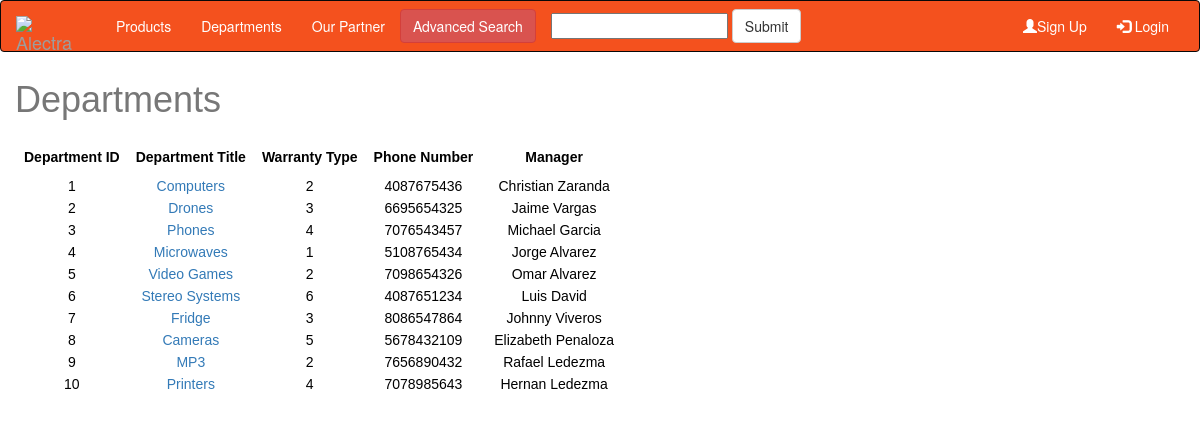
The page /departments on the database its author committed.
### tables this page shows
CREATE TABLE "departments" (
	`dept_id`	INTEGER NOT NULL PRIMARY KEY AUTOINCREMENT,
	`dept_name`	TEXT NOT NULL,
	`warranty`	INTEGER NOT NULL,
	`dept_phone`	INTEGER NOT NULL,
	`dept_manager`	TEXT NOT NULL
);

### src/views.py (the view)
@app.route('/departments')
def departmentsPrinter():
    return (vd.departmentsPrinter())

### src/views_department.py (called while the page is built)
def departmentsPrinter():
    command = """SELECT {departments}.dept_id, {departments}.dept_name, {departments}.warranty, {departments}.dept_phone, {departments}.dept_manager
    FROM {departments}
    """.format( departments = "departments")
    cursor.execute(command)
    departments_data = cursor.fetchall()
    return render_template('departments.html', departments_data = departments_data, URL = url_for('departmentsPrinter'))

### src/templates/departments.html
{% extends 'base.html' %}
{% block container %}
   <div>
      <table>
         <caption>
            <h1>Departments</h1>
         </caption>
         <tr>
            <th>Department ID</th>
            <th>Department Title</th>
            <th>Warranty Type</th>
            <th>Phone Number</th>
            <th>Manager</th>
         </tr>
      {% for item in departments_data %}
      <tr>
         <td>{{item[0]}}</td>
         <td><a href = "{{ url_for('get_message_dept', ID = item[0]) }}">{{item[1]}}</a></td>
         <td>{{item[2]}}</td>
         <td>{{item[3]}}</td>
         <td>{{item[4]}}</td>
      </tr>
      {% endfor %}
      </table>
   </div>
{% endblock %}

### src/templates/base.html (shortened to what this page needs)
<!DOCTYPE html>
<html lang = "en">
<head>
    <link rel="stylesheet" href="https://maxcdn.bootstrapcdn.com/bootstrap/3.3.7/css/bootstrap.min.css">
</head>
<body>
<nav id = "myPage" class="navbar navbar-inverse" role = "navigation">
  <div class="container-fluid">
    <div class="navbar-header">
      <a class="navbar-brand" href="{{url_for('home')}}"><img src="https://media.licdn.com/mpr/mpr/shrink_200_200/AAEAAQAAAAAAAAgFAAAAJDg2OWQ3ZTYyLTRiOTYtNDI1Mi1iYzZlLWRiNzA2NWJjNjViZA.png" alt="Alectra" style="width:70px;height:35px;"></a>
    </div>
    <div class="collapse navbar-collapse" id="myNavbar">
      <ul class="nav navbar-nav navbar-left">
        <li><a href="/products">Products</a></li>
        <li><a href="/departments">Departments</a></li>
        <li><a href="https://www.bestbuy.com">Our Partner</a></li>
      </ul>
      <ul class = "nav navbar-nav navbar-center">
        <form action="/advanced_search">
            <button type = "submit" class="btn btn-danger navbar-btn">Advanced Search</button>
        </form>
      </ul>
      <ul class = "nav navbar-nav navbar-right">
          {% if session.logged_in %}
          <li><a href="{{ url_for('user_tools') }}"><span class="glyphicon glyphicon-wrench"></span>User Tools</a></li>
          <li><a href="{{url_for('logout')}}"><span class="glyphicon glyphicon-log-out"></span> Logout</a></li>
          {% else %}
          <li><a href="{{ url_for('registerPage') }}"><span class="glyphicon glyphicon-user"></span>Sign Up</a></li>
          <li><a href="{{url_for('login')}}"><span class="glyphicon glyphicon-log-in"></span> Login</a></li>
          {% endif %}
        </ul>
        <form class="navbar-form navbar-left" action = "{{ url_for('searchingFunction')}}" method = "POST">
            <div class="form-group">
                <input type="text" name = "name">
            </div>
            <button type="submit" class="btn btn-default">Submit</button>
        </form>
    </div>
  </div>
</nav>
<div class="container-fluid">
      {% block container %}
      {% endblock %}
    </div>
</body>
</html>

### rows shown on the page
departments: dept_id "1", dept_name "Computers", warranty "2", dept_phone "4087675436", dept_manager "Christian Zaranda"
departments: dept_id "2", dept_name "Drones", warranty "3", dept_phone "6695654325", dept_manager "Jaime Vargas"
departments: dept_id "3", dept_name "Phones", warranty "4", dept_phone "7076543457", dept_manager "Michael Garcia"
departments: dept_id "4", dept_name "Microwaves", warranty "1", dept_phone "5108765434", dept_manager "Jorge Alvarez"
departments: dept_id "5", dept_name "Video Games", warranty "2", dept_phone "7098654326", dept_manager "Omar Alvarez"
departments: dept_id "6", dept_name "Stereo Systems", warranty "6", dept_phone "4087651234", dept_manager "Luis David"
departments: dept_id "7", dept_name "Fridge", warranty "3", dept_phone "8086547864", dept_manager "Johnny Viveros"
departments: dept_id "8", dept_name "Cameras", warranty "5", dept_phone "5678432109", dept_manager "Elizabeth Penaloza"
departments: dept_id "9", dept_name "MP3", warranty "2", dept_phone "7656890432", dept_manager "Rafael Ledezma"
departments: dept_id "10", dept_name "Printers", warranty "4", dept_phone "7078985643", dept_manager "Hernan Ledezma"
